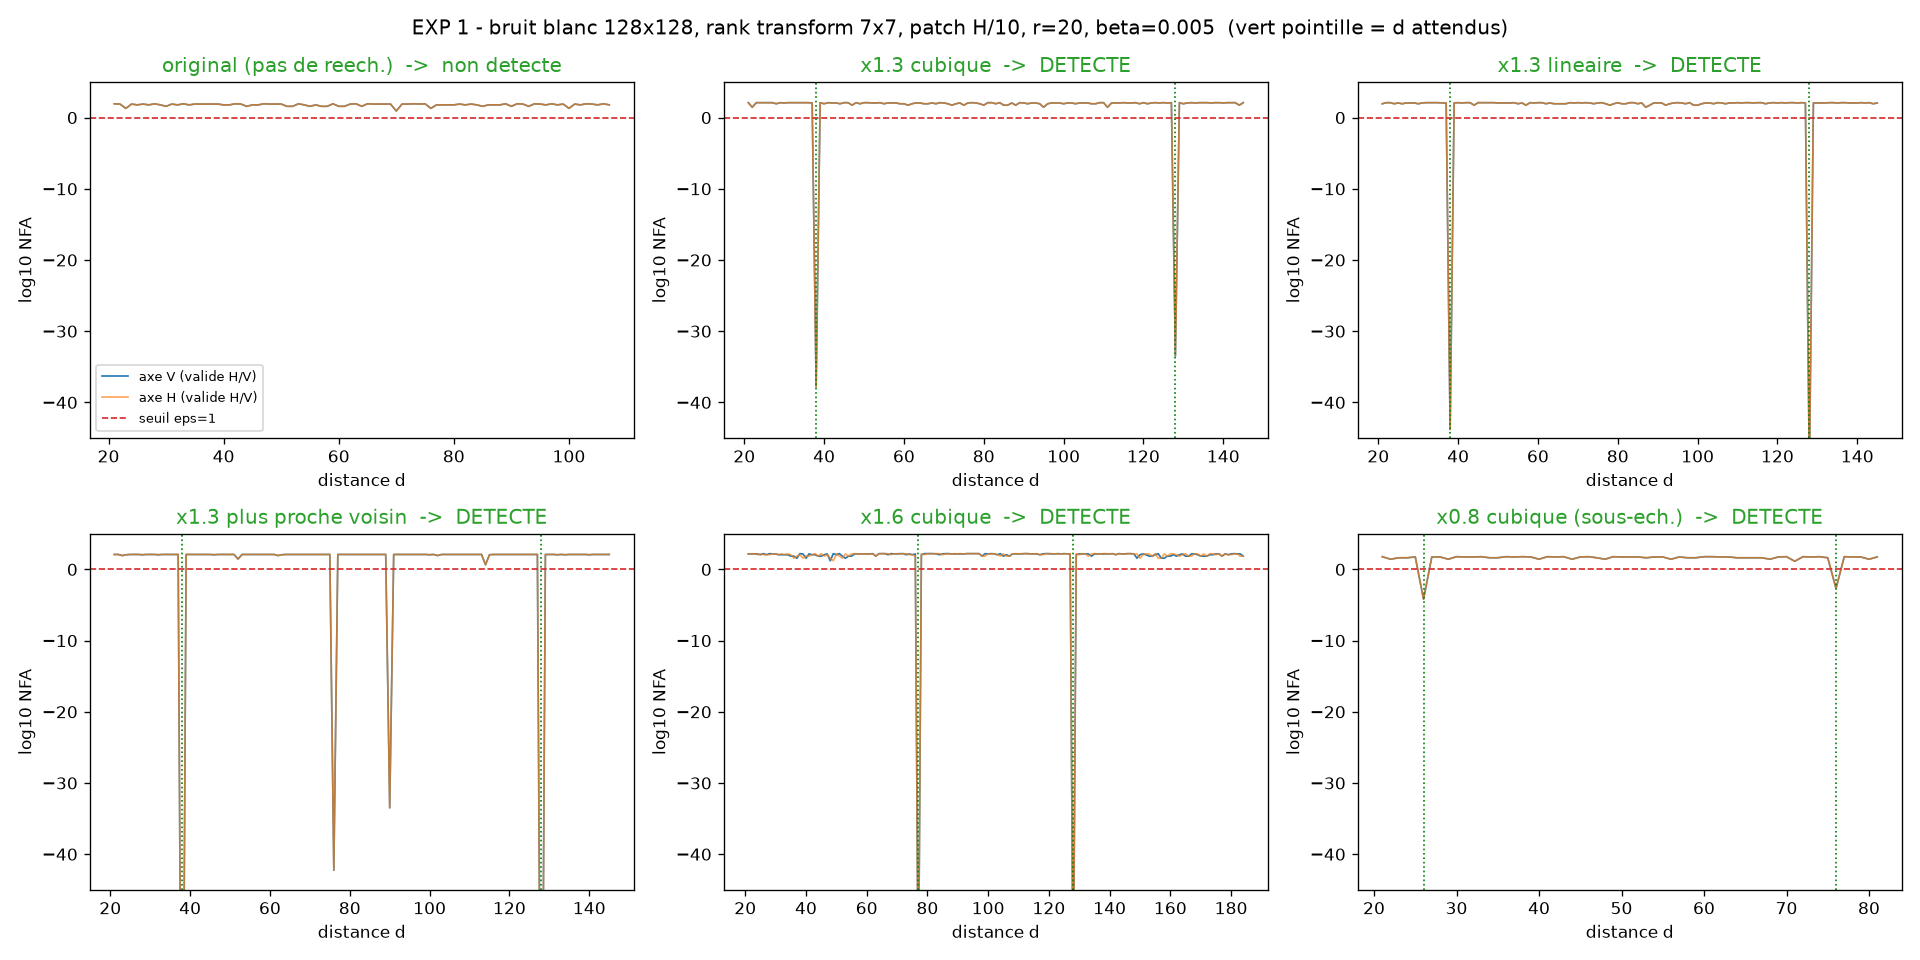

The Python source for this figure:
"""EXP 1 - Pipeline complet sur bruit blanc 2D synthetique.
bruit blanc MxM -> (reechantillonnage NxN ou non) -> rank transform -> FFT 2D
-> correlations de patches (V et H) -> NFA -> validation croisee -> decision.
Attendu : pics a d = M mod N et d = -M mod N sur les deux axes ; rien sur l'original."""
import sys,os,time
sys.path.insert(0,os.path.dirname(os.path.dirname(os.path.abspath(__file__))))
import numpy as np
import matplotlib
matplotlib.use("Agg")
import matplotlib.pyplot as plt
from src.resampling import resample_2d_sep,kernel_nn,linear_kernel,cubic_kernel
from src.residual import rank_transform_2d
from src.spectral import patch_correlations_2d
from src.acontrario import detect_2d

R_NEIGH,BETA,EPS=20,0.005,1.0


def pipeline(img):
    """image -> dict de detect_2d"""
    R=rank_transform_2d(img,s=3)
    H,W=R.shape
    rv,rh,_=patch_correlations_2d(np.fft.fft2(R),patch_ratio=10)
    return detect_2d(rv,rh,H,W,r=R_NEIGH,beta=BETA,eps=EPS)


rng=np.random.default_rng(0)
M=128
cas=[("original (pas de reech.)",None,None),
     ("x1.3 cubique",166,cubic_kernel),
     ("x1.3 lineaire",166,linear_kernel),
     ("x1.3 plus proche voisin",166,kernel_nn),
     ("x1.6 cubique",205,cubic_kernel),
     ("x0.8 cubique (sous-ech.)",102,cubic_kernel)]

res=[]
print(f"{'cas':28s} {'taille':>9s} | {'detecte':>7s} | {'d attendus':>12s} | {'d trouves V':>16s} | {'d trouves H':>16s} | log10 NFA min")
print("-"*125)
for nom,N,ker in cas:
    u=rng.standard_normal((M,M))
    if N is None:
        img=rng.standard_normal((M,M)); att="-"
    else:
        img=resample_2d_sep(u,(N,N),ker); att=f"{M%N},{(-M)%N}"
    t=time.time(); o=pipeline(img); dt=time.time()-t
    lmin=np.log10(min(o["best_v"][1],o["best_h"][1]))
    res.append((nom,img,o,N))
    print(f"{nom:28s} {str(img.shape[0])+'x'+str(img.shape[1]):>9s} | {str(o['detected']):>7s} | {att:>12s} | {str([int(x) for x in o['d_v']]):>16s} | {str([int(x) for x in o['d_h']]):>16s} | {lmin:6.1f}   ({dt:.2f}s)")

# figure : log10 NFA valide (axe V) pour chaque cas
fig,ax=plt.subplots(2,3,figsize=(16,8))
for a,(nom,img,o,N) in zip(ax.ravel(),res):
    with np.errstate(divide="ignore"):
        a.plot(np.log10(o["nfa_v_cv"]),lw=1,label="axe V (valide H/V)")
        a.plot(np.log10(o["nfa_h_cv"]),lw=1,alpha=.7,label="axe H (valide H/V)")
    a.axhline(np.log10(EPS),color="C3",ls="--",lw=1,label="seuil eps=1")
    if N is not None:
        for d in (M%N,(-M)%N):
            a.axvline(d,color="green",ls=":",lw=1)
    a.set_title(f"{nom}  ->  {'DETECTE' if o['detected'] else 'non detecte'}",
                color="C2" if o["detected"]==(N is not None) else "C3")
    a.set_xlabel("distance d"); a.set_ylabel("log10 NFA")
    a.set_ylim(-45,5)
ax[0,0].legend(fontsize=8)
fig.suptitle(f"EXP 1 - bruit blanc {M}x{M}, rank transform 7x7, patch H/10, r={R_NEIGH}, beta={BETA}  (vert pointille = d attendus)",fontsize=12)
fig.tight_layout()
out=os.path.join(os.path.dirname(os.path.abspath(__file__)),"exp_detection_bruit_2d.png")
fig.savefig(out,dpi=120); print("\nfigure ->",out)
